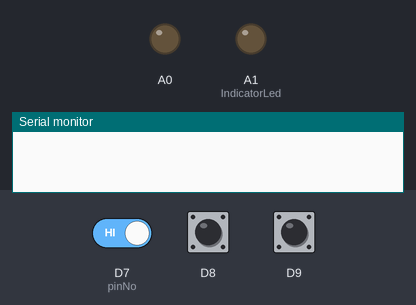
Bench run of a sketch on a simulated Arduino Zero (SAMD21). Shown: output pins drawn as LEDs (lit = HIGH), the last lines printed to the serial monitor. Inputs (shaded band) come from the test bench; at power-on: D9 HIGH, D7 (pinNo) HIGH, D8 HIGH.

Above: at 0.1 s.
At 1.7 s:
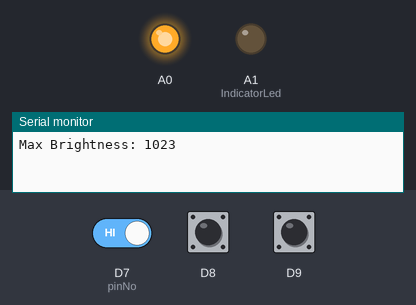
1.8 s: D9 pulled LOW for 0.15 s
At 1.95 s:
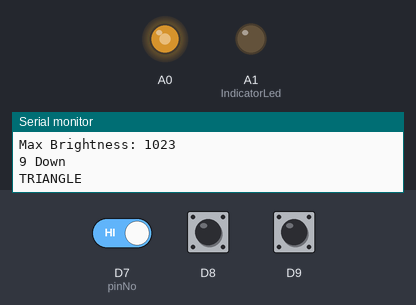
4.8 s: D9 pulled LOW for 1 s
7.8 s: D9 pulled LOW for 0.15 s
10.8 s: D7 (pinNo) driven LOW and D9 driven LOW
13.8 s: D7 (pinNo) driven HIGH
16.8 s: D9 pulsed HIGH 2 times (0.12 s each, 0.3 s apart)
Timing chart, 0 to 20.8 s (numbered marks = the images above; inputs shaded):
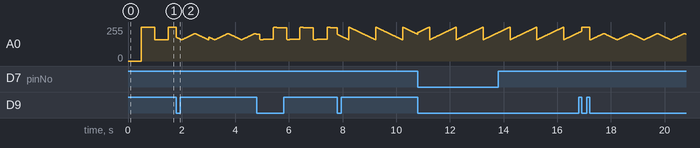

The sketch:

tremolo.ino
```cpp
#include <Arduino.h>
#define Serial SerialUSB

#include "modes.h"
#include "input.h"

const float DAC_MAX_VOLTAGE = 4.0f;
const int STEPS_PER_VOLT = 1024 / DAC_MAX_VOLTAGE;

enum MODE
{
  TRIANGLE = 0,
  SMOOTH,
  RAMP_UP,
  RAMP_DOWN,
  SQUARE
};

MODE currentMode = SQUARE;

int OutputLed = DAC0; // this shines on the LDR
int IndicatorLed = PIN_A1;  // this flashes as an indicator
int indicatorLevel = 0;
int minBrightness = 2.5f * STEPS_PER_VOLT;
int maxBrightness = (DAC_MAX_VOLTAGE * STEPS_PER_VOLT) - 1;
int brightness = maxBrightness;  // how bright the LED is
int fadeAmount = 1;  // how many points to fade the LED by

float brightPercent = 0;  // the percentage of the maximum output.
int shiftedBrightness= 0;
int brightnessRange = maxBrightness - minBrightness;
//float ratio = (float)brightnessRange / (float)maxBrightness;

#define NUM_BUTTONS 3
buttonVars buttonStates[NUM_BUTTONS];

// button mappings
#define MODE_BTN 2

// the setup routine runs once when you press reset:
void setup() {
  Serial.begin(115200);
  delay(500); // wait for serial


  Serial.println("Max Brightness: " + String(maxBrightness));
  pinMode(IndicatorLed, OUTPUT);
  analogWriteResolution(10);

  pinMode(7, INPUT_PULLUP);
  pinMode(8, INPUT_PULLUP);
  pinMode(9, INPUT_PULLUP);

  buttonStates[0].pinNo = 7;
  buttonStates[0].state = PinStatus::HIGH;
  buttonStates[0].lastAction = 0;
  buttonStates[1].pinNo = 8;
  buttonStates[1].state = PinStatus::HIGH;
  buttonStates[1].lastAction = 0;
  buttonStates[2].pinNo = 9;
  buttonStates[2].state = PinStatus::HIGH;
  buttonStates[2].lastAction = 0;
}

int indicatorBrightness(int brt)
{
  shiftedBrightness = brightness - minBrightness;
  brightPercent = (float)shiftedBrightness / (float)brightnessRange;

  //return (255 - (brightPercent * 255)); // invert so a bright LED is a loud sound
  return ( brightPercent * 255); // invert so a bright LED is a loud sound
}

// +------------------------------------------------------------------------+
// | fastRampUp
// | to avoid pops from just cutting the volume to 0 instantly.
// +------------------------------------------------------------------------+
void fastRampUp()
{
  for (int i = 0; i < brightnessRange; i+=8)
  {
    analogWrite(OutputLed, minBrightness + (i) );
    delay(1);
  }
}

ULONG lastFrame = millis();
ULONG frameTime = 0;
ULONG fpsTimer = 0;
unsigned int frames = 0;
char fps[8] = {0};

void loop()
{

  ULONG now = millis();
  frameTime = now - lastFrame;
  fpsTimer += frameTime;
  frames++;
  if (fpsTimer > 3000)
  {
    sprintf(fps, "FPS:%d", frames/3);
    Serial.println(fps);

    fpsTimer = 0;
    frames = 0;
  }
  lastFrame = now;

  gatherInput(buttonStates, NUM_BUTTONS);

  // process the input
  if (buttonStates[MODE_BTN].doPress)
  {
    switch(currentMode)
    {
      case MODE::TRIANGLE :
        currentMode = MODE::SMOOTH;
        Serial.println("SMOOTH");
        break;
      case MODE::SMOOTH :
        currentMode = MODE::RAMP_UP;
        Serial.println("RAMP_UP");
        break;
      case MODE::RAMP_UP :
        currentMode = MODE::RAMP_DOWN;
        Serial.println("RAMP_DOWN");
        break;
      case MODE::RAMP_DOWN :
        currentMode = MODE::SQUARE;
        Serial.println("SQUARE");
        break;
      case MODE::SQUARE :
        currentMode = MODE::TRIANGLE;
        Serial.println("TRIANGLE");
        break;
    }

    buttonStates[MODE_BTN].doPress = false;
  }

  float amplitude = 0;
  switch (currentMode)
  {
    // the mode functions return a value between 0.0 and 1.0 representing
    // amplitude at that point in time
    case MODE::TRIANGLE:
    {
      amplitude = triangle(frameTime);
      break;
    }
    case MODE::SMOOTH:
    {
      amplitude = smooth(frameTime);
      break;
    }
    case MODE::RAMP_DOWN:
    {
      amplitude = sawtooth(true, frameTime);
      break;
    }
    case MODE::RAMP_UP:
    {
      amplitude = sawtooth(false, frameTime);
      break;
    }
    case MODE::SQUARE:
    {
      // TODO - Handle fast ramp situation
      amplitude = square(frameTime);
      break;
    }
  }

  int offset = amplitude * brightnessRange;
  brightness = minBrightness + offset;

  indicatorLevel = indicatorBrightness(brightness);

  analogWrite(OutputLed, brightness);
  analogWrite(IndicatorLed, indicatorLevel);
}
```

input.cpp
```cpp
#include <Arduino.h>
#include "input.h"
#define Serial SerialUSB

#define DEBOUNCE_TIME 15

void gatherInput(buttonVars *btnArray, byte numButtons)
{
  ULONG now = millis();
  char out[32] = {0};

  buttonVars *btn = 0;
  // loop over all the buttons
  for (int i = 0; i < numButtons; i++)
  {
    btn = &btnArray[i];

    // get the button current state
    int state = digitalRead(btn->pinNo);

    ULONG delta = now - btn->lastAction;
    //sprintf(out, "--- Delta: %d", delta);
    //Serial.println(out);

    if (delta < DEBOUNCE_TIME)
      continue;

    if (state == PinStatus::LOW)
    {
      if ( btn->state == PinStatus::HIGH )
      {
        sprintf(out, "%d Down", btn->pinNo);
        Serial.println(out);

        // mark the button ready for a press action
        btn->doPress = true;

        btn->state = PinStatus::LOW;
        btn->lastAction = now;
      }
      else
      {
        if (delta > 500)
        {
        sprintf(out, "%d Repeat", btn->pinNo);
          Serial.println(out);
          btn->lastAction = now;
        }
      }
    }
    else // button up
    {
      if (btn->state == PinStatus::LOW)
      {
        sprintf(out, "%d Release", btn->pinNo);
        Serial.println(out);
        btn->state = PinStatus::HIGH;
        btn->lastAction = now;
      }
    }
  }
} 
```

input.h
```cpp
//extern bool rampDir;
typedef unsigned long ULONG;
typedef unsigned char UCHAR;

struct buttonVars
{
  PinStatus state;
  bool doPress;  // button has just gone from up to down, single shot event.
  bool doRepeat; // button has been held down for a repeat.
  pin_size_t pinNo;
  ULONG lastAction;
};

void gatherInput(buttonVars *btnArray, byte numButtons);
```

modes.cpp
```cpp
#include <Arduino.h>
#include "modes.h"
#define Serial SerialUSB

// A bight LED means low resistance in the LDR which will direct the signal to ground
// --== BRIGHT IS QUIET ==--

unsigned long timer = 0;
unsigned long cycleTime = 1000; // ms
float hz = 1.0f;
float bpm = 60.0f;

// +------------------------------------------------------------------------+
// | Triangle waveform
// +------------------------------------------------------------------------+
float triangle(unsigned long frameTime)
{
  timer += frameTime;
  if (timer > cycleTime)
    timer -= cycleTime;

  // 1.0      /\
  //         /  \
  // 0.5    /    \
  //       /      \
  // 0.0 -+--------+-
  //     0.0  .5  1.0  <-time

  // calculate where we are in the cycle based on the current time
  float pos = (float)timer / (float)cycleTime;

  // t=0, v=0.  t=0.5, v=1.0
  float value = pos;
  if (pos > 0.5)
    value = 1.0 - pos;

  return (value);
}

// +------------------------------------------------------------------------+
// | Sawtooth
// | Fade in or out then jump back to the opposite end
// +------------------------------------------------------------------------+
float sawtooth(bool up, unsigned long frameTime)
{
  timer += frameTime;
  if (timer > cycleTime)
    timer -= cycleTime;

  // 1.0         / |
  //           /   |
  // 0.5     /     |
  //       /       |
  // 0.0 -+--------+-
  //     0.0  .5  1.0  <-time

  // calculate where we are in the cycle based on the current time
  float pos = (float)timer / (float)cycleTime;

  if (up)
    return (pos);
  else
    return (1.0 - pos);
}

// +------------------------------------------------------------------------+
// | Square wave
// +------------------------------------------------------------------------+
bool isLoud = false;
float square(unsigned long frameTime)
{
  timer += frameTime;
  if (timer > cycleTime)
    timer -= cycleTime;

  if (timer > (cycleTime/2) )
    return 1.0;
  else
    return 0.0;
}

// +------------------------------------------------------------------------+
// | Smooth (sine) wave
// +------------------------------------------------------------------------+
float smooth(unsigned long frameTime)
{
  timer += frameTime;
  if (timer > cycleTime)
    timer -= cycleTime;

  // calculate where we are in the cycle based on the current time
  float pos = (float)timer / (float)cycleTime;
  float val = sin(pos * TWO_PI);

  return ( (val + 1) / 2.0f);
}

// +------------------------------------------------------------------------+
// | Set the rate of the effect in ms , i.e. 1000ms = 1hz
// +------------------------------------------------------------------------+
void setRate(int time)
{
  cycleTime = time;
  hz = (float)cycleTime / 1000.0f;
  bpm = hz * 60.0f;
}
```

modes.h
```cpp
extern int brightness;
extern int minBrightness;
extern int maxBrightness;
extern int fadeAmount;
extern int brightnessRange;
extern int OutputLed;

float triangle(unsigned long frameTime);
float sawtooth(bool up, unsigned long frameTime);
float square(unsigned long frameTime);
float smooth(unsigned long frameTime);

void setRate(int time);
```
